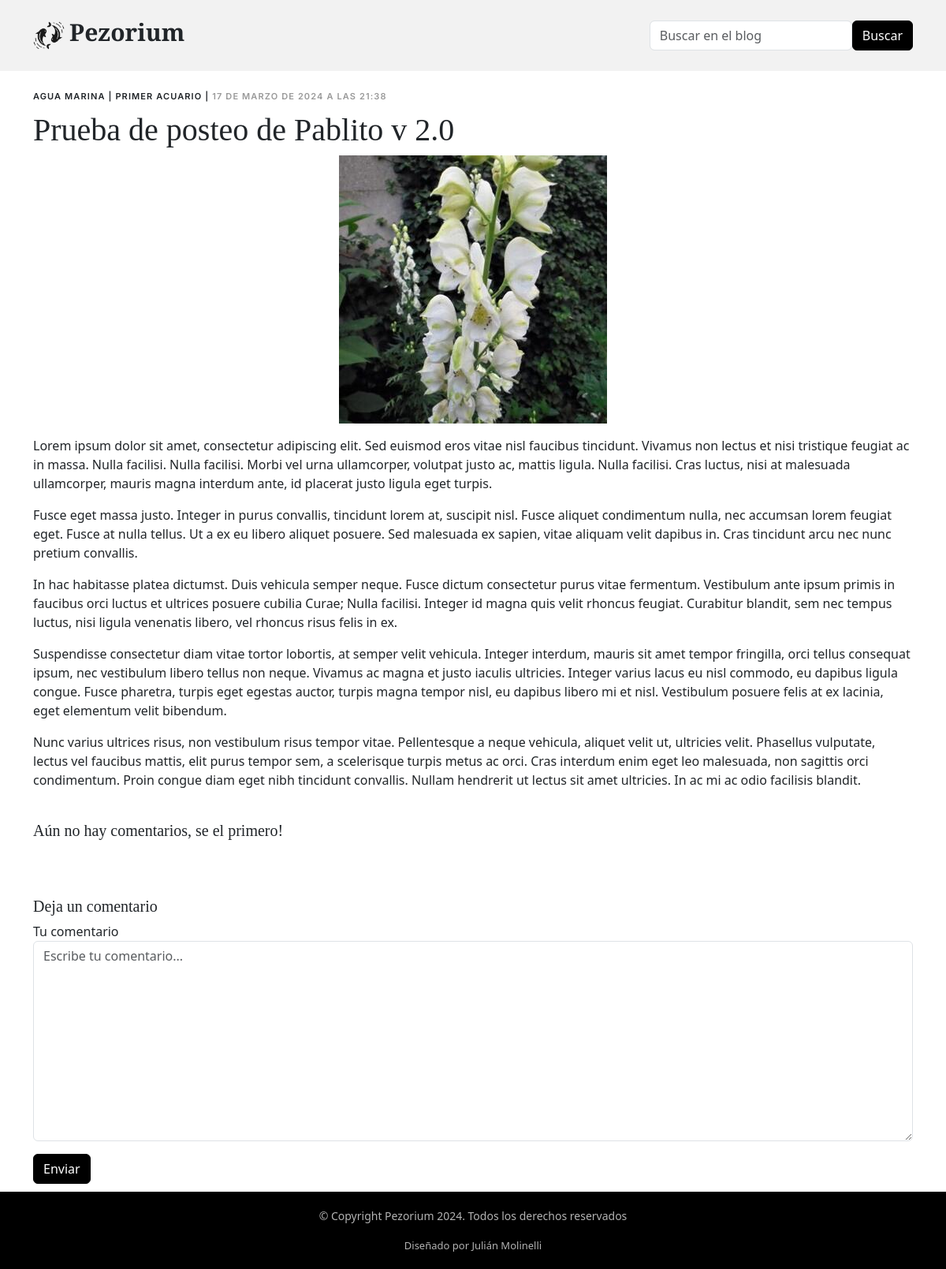
Page /BlogPost/9/ (signed in) on the committed database.
### blog/models.py (models this page shows, shortened)
class Category(models.Model):
    cat_name = models.CharField(max_length=50)
    class Meta:
        verbose_name = "category"
        verbose_name_plural = "categories"

class BlogPost(models.Model):
    title = models.CharField(max_length=250, verbose_name = "título")
    content = models.TextField(verbose_name = "contenido")
    post_author = models.ForeignKey(User, on_delete=models.CASCADE, related_name='posts', verbose_name="autor")
    creation_date = models.DateTimeField(auto_now_add=True)
    modification_date = models.DateTimeField(auto_now=True)
    image = models.ImageField(upload_to='blog/files/blog_images', verbose_name = "imagen")
    categories = models.ManyToManyField('Category', related_name='posts', verbose_name = "categorias") #Relaciona el atributo con la clase Category y permite usar category.posts
    class Meta:
        verbose_name = "blog post"
        verbose_name_plural = "blog posts"

### blog/views.py (the view)
# urls.py: path('BlogPost/<int:pk>/', views.BlogPostDetailView.as_view(), name='blog_detail'),
class BlogPostDetailView(DetailView):
    model = BlogPost
    template_name = 'blog/detail.html'
    context_object_name = 'post'
    def get_context_data(self, **kwargs):
        context = super().get_context_data(**kwargs)
        context['comments'] = Comment.objects.filter(post=self.object)
        context['comment_quantity'] = context['comments'].count()
        context['form'] = CommentForm()
        return context
    def post(self, request, *args, **kwargs):
        post = self.get_object()
        form = CommentForm(request.POST)
        if form.is_valid():
            comment = form.save(commit=False)
            comment.post = post
            comment.comment_author = request.user
            comment.save()
            return redirect(request.path_info)
        return render(request, self.template_name, self.get_context_data())

### blog/forms.py
class CommentForm(forms.ModelForm):
    class Meta:
        model = Comment
        fields = ['content']
    def __init__(self, *args, **kwargs):
        super(CommentForm, self).__init__(*args, **kwargs)
        self.fields['content'].widget.attrs['class'] = 'form-control'
        self.fields['content'].widget.attrs['placeholder'] = 'Escribe tu comentario...'

### templates/blog/detail.html (shortened to what this page needs)
{% extends 'base.html' %}
{% block page_content %}
{% load static %}
<div class="single_post-content">
    <div class="container">
        <div class="row">
            <div class="col-md-12 mt-4">
                <div class="single_post">
                    <div class="d-block">
                        <div class="post-meta d-block">
                        {% for category in post.categories.all %}
                        <a href="{% url 'blog_category' category.cat_name %}">
                        {{ category.cat_name }} {{"|"}}
                        </a>
                        {% endfor %}
                        <span>{{ post.creation_date }}</span>
                        </div>
                        <div>
                            <h1>{{ post.title }}</h1>
                            <div class="d-flex align-items-center justify-content-center">
                                <div class="d-flex justify-content-center">
                                    <img src={{post.image.url}} alt="imagen del post" class="img-fluid max-width:100 height:auto cover">
                                </div>
                            </div>
                        </div>
                        <p>{{ post.content | linebreaks }}</p>
                    </div>
                </div>
                <div class="comments">
                    {% if not comments %}
                    <h5 class="comment-title py-4">Aún no hay comentarios, se el primero!</h5>
                    {% endif %}
                </div>
                <div class="row justify-content-center mt-5">
                    <div class="col-lg-12">
                        <h5 class="comment-title">Deja un comentario</h5>
                        <form method="post">{% csrf_token %}
                        <div class="row">
                            {% if user.is_authenticated %}
                            <div class="col-12 mb-3">
                                <label for="comment-message">Tu comentario</label>
                                {{ form.content }}
                            </div>
                            <div class="col-12">
                                <input type="submit" class="btn btn-primary" value="Enviar">
                            </div>
                            {% else %}
                            <div class="col-12 mb-3">
                                <label for="comment-message">Debes iniciar sesión para poder comentar.<br>
                                    -><a href="{% url 'login' %}" class="btn">Iniciar sesión.</a></label>
                            </div>
                            {% endif %}
                        </form>
                        <br>
                        <br>
                        </div>
                </div>
            </div>
        </div>
    </div>
</div>
{% endblock page_content %}

### templates/base.html (shortened to what this page needs)
<!DOCTYPE html>
<html lang="en">
<head>
    {% load static %}
    <link href="{% static 'vendor/bootstrap/css/bootstrap.min.css' %}" rel="stylesheet">
    <link href="{% static 'vendor/bootstrap-icons/bootstrap-icons.css' %}" rel="stylesheet">
    <link href="{% static 'vendor/swiper/swiper-bundle.min.css' %}" rel="stylesheet">
    <link href="{% static 'vendor/glightbox/css/glightbox.min.css' %}" rel="stylesheet">
    <link href="{% static 'vendor/aos/aos.css' %}" rel="stylesheet">
    <link href="{% static 'css/variables.css' %}" rel="stylesheet">
    <link href="{% static 'css/main.css' %}" rel="stylesheet">
</head>
<body>
    {% load static %}
    <header id="header" class="header d-flex align-items-center fixed-top">
        <div class="container-fluid container-xl d-flex align-items-center justify-content-between">
            <a href="{% url 'index' %}" class="logo d-flex align-items-center">
            <img src="{% static 'img/icon_fish.png' %}" alt="logo image">
            <h1>Pezorium</h1>
            </a>
        <form class="form-inline my-2 my-leg-0 d-flex">
            <input class="form-control mr-sm-2" type="search" placeholder="Buscar en el blog" name="search">
            <button class="btn btn-primary" type="submit">Buscar</button>
        </form>
    </header>
    <main id="main">{% load static %}
        {% block page_content %}{% endblock page_content %}
    </main>
    <footer class="footer d-flex justify-content-center align-items-center bg-black">
        <div class="footer-legal d-flex align-items-center">
            <div class="container d-flex align-items-center">
                <div class="flex-column" class="justify-content-center">
                    <div class="d-flex flex-column justify-content-center align-items-center">
                        <div class="copyright" style="font-size: 14px;">
                            <p><strong>© Copyright Pezorium 2024.</strong> Todos los derechos reservados</p>
                        </div>
                        <div class="credits" style="font-size: 13px;">
                            Diseñado por Julián Molinelli
                        </div>
                    </div>
                </div>
            </div>
        </div>
    </footer>
</body>
</html>

### static/css/variables.css (style rules this page uses)
:root { --font-default: 'EB Garamond', system-ui, -apple-system, "Segoe UI", Roboto, "Helvetica Neue", Arial, "Noto Sans", "Liberation Sans", sans-serif, "Apple Color Emoji", "Segoe UI Emoji", "Segoe UI Symbol", "Noto Color Emoji"; --font-primary: 'EB Garamond', serif; --font-secondary: 'Inter', sans-serif; --color-default: #212529; --color-default-rgb: 33, 37, 41; --color-links: #212529; --color-links-hover: #15171a; --color-primary: #212529; --color-primary-light: #26282c; --color-primary-dark: #0b0c0e; --color-primary-rgb: 33, 37, 41; --color-primary-light-rgb: 38, 40, 44; --color-primary-dark-rgb: 11, 12, 14; --color-secondary: #596d80; --color-secondary-light: #8498aa; --color-secondary-dark: #404f5c; --color-secondary-rgb: 89, 109, 128; --color-secondary-light-rgb: 132, 152, 170; --color-secondary-dark-rgb: 64, 79, 92; --color-blue: #0d6efd; --color-blue-rgb: 13, 110, 253; --color-indigo: #6610f2; --color-indigo-rgb: 102, 16, 242; --color-purple: #6f42c1; --color-purple-rgb: 111, 66, 193; --color-pink: #f3268c; --color-pink-rgb: 243, 38, 140; --color-red: #df1529; --color-red-rgb: 223, 21, 4; --color-orange: #fd7e14; --color-orange-rgb: 253, 126, 20; --color-yellow: #ffc107; --color-yellow-rgb: 255, 193, 7; --color-green: #059652; --color-green-rgb: 5, 150, 82; --color-teal: #20c997; --color-teal-rgb: 32, 201, 151; --color-cyan: #0dcaf0; --color-cyan-rgb: 13, 202, 240; --color-white: #ffffff; --color-white-rgb: 255, 255, 255; --color-gray: #6c757d; --color-gray-rgb: 108, 117, 125; --color-black: #000000; --color-black-rgb: 0, 0, 0; }
:root { --bs-blue: var(--color-blue); --bs-indigo: var(--color-indigo); --bs-purple: var(--color-purple); --bs-pink: var(--color-pink); --bs-red: var(--color-red); --bs-orange: var(--color-orange); --bs-yellow: var(--color-yellow); --bs-green: var(--color-green); --bs-teal: var(--color-teal); --bs-cyan: var(--color-cyan); --bs-white: var(--color-white); --bs-gray: var(--color-gray); --bs-gray-dark: #343a40; --bs-gray-100: #f8f9fa; --bs-gray-200: #e9ecef; --bs-gray-300: #dee2e6; --bs-gray-400: #ced4da; --bs-gray-500: #adb5bd; --bs-gray-600: #6c757d; --bs-gray-700: #495057; --bs-gray-800: #343a40; --bs-gray-900: #212529; --bs-primary: var(--color-blue); --bs-secondary: var(--color-blue); --bs-success: #198754; --bs-info: #0dcaf0; --bs-warning: #ffc107; --bs-danger: #dc3545; --bs-light: #f8f9fa; --bs-dark: #212529; --bs-primary-rgb: var(--color-primary-rgb); --bs-secondary-rgb: var(--color-secondary-rgb); --bs-success-rgb: 25, 135, 84; --bs-info-rgb: 13, 202, 240; --bs-warning-rgb: 255, 193, 7; --bs-danger-rgb: 220, 53, 69; --bs-light-rgb: 248, 249, 250; --bs-dark-rgb: 33, 37, 41; --bs-white-rgb: var(--color-white-rgb); --bs-black-rgb: var(--color-black-rgb); --bs-body-color-rgb: var(--color-default-rgb); --bs-body-bg-rgb: 255, 255, 255; --bs-font-sans-serif: var(--font-default); --bs-font-monospace: SFMono-Regular, Menlo, Monaco, Consolas, "Liberation Mono", "Courier New", monospace; --bs-gradient: linear-gradient(180deg, rgba(255, 255, 255, 0.15), rgba(255, 255, 255, 0)); --bs-body-font-family: var(--font-default); --bs-body-font-size: 1rem; --bs-body-font-weight: 400; --bs-body-line-height: 1.5; --bs-body-color: var(--color-default); --bs-body-bg: #fff; }
.bg-black { background-color: var(--color-black) !important; }

### static/css/main.css (style rules this page uses)
:root { scroll-behavior: smooth; }
body { color: rgba(var(--color-primary-rgb), 1); }
a { color: var(--color-links); text-decoration: none; }
h1, h2, h3, h4, h5, h6 { font-family: var(--font-primary); }
#main { margin-top: 90px; }
.form-control { width: 100%; }
.btn.btn-primary { background-color: var(--color-black); color: var(--color-white); border-color: var(--color-black); }
.header { height: 90px; transition: all 0.5s; z-index: 997; background: #f2f2f2; }
.header .logo img { max-height: 40px; margin-right: 6px; }
.header .logo h1 { font-size: 30px; font-weight: 700; color: var(--color-default); font-family: var(--font-primary); }
.post-meta { font-size: 11px; letter-spacing: 0.07rem; text-transform: uppercase; font-weight: 600; font-family: var(--font-secondary); color: rgba(var(--color-black-rgb), 0.4); margin-bottom: 10px; }
.footer { overflow: hidden; background-color: black; font-size: 15px; color: rgba(var(--color-white-rgb), 0.7); }
.footer .footer-legal { background-color: black; padding: 20px 0; display: flex; flex-direction: column; }
.footer .copyright strong { font-weight: 400; }
.footer .credits { padding-top: 2px; font-size: 15px; }

### rows in the picture
Category: cat_name "AGUA MARINA", value "|"
Category: cat_name "PRIMER ACUARIO", value "|"
BlogPost: creation_date "17 DE MARZO DE 2024 A LAS 21:38", title "Prueba de posteo de Pablito v 2.0", image (picture), content "Lorem ipsum dolor sit amet, consectetur adipiscing elit. Sed euismod eros vitae nisl faucibus tincidunt. Vivamus non lectus et nisi tristique feugiat ac in massa. Nulla facilisi. Nulla facilisi. Morbi vel urna ullamcorper, volutpat justo ac, mattis ligula. Nulla facilisi. Cras luctus, nisi at malesuada ullamcorper, mauris magna interdum ante, id placerat justo ligula eget turpis. Fusce eget massa justo. Integer in purus convallis, tincidunt lorem at, suscipit nisl. Fusce aliquet condimentum nulla, nec accumsan lorem feugiat eget. Fusce at nulla tellus. Ut a ex eu libero aliquet posuere. Sed malesuada ex sapien, vitae aliquam velit dapibus in. Cras tincidunt arcu nec nunc pretium convallis.…"
